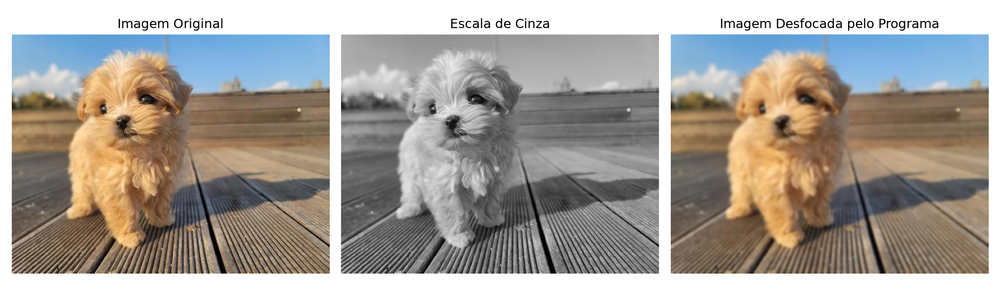
#> input picture resultados/20261111_135815_372923_223c4029_desfocada/comparacao.png, 1000 x 308 px, shrunk from 1950 x 600 before the run
$ python main.py   (older library calls are emulated)
#> lines starting #> are read from the running program, lines starting #| are printed output that depends on the picture
import cv2
import matplotlib.pyplot as plt
import numpy as np
from pathlib import Path
from datetime import datetime
from uuid import uuid4

# Caminhos
BASE_DIR = Path(__file__).resolve().parent
PASTA_RESULTADOS = BASE_DIR / "resultados"

def convert_to_grayscale(image):
    return cv2.cvtColor(image, cv2.COLOR_BGR2GRAY)

def calcular_nitidez(imagem_cinza):
    laplaciano = cv2.Laplacian(imagem_cinza, cv2.CV_64F)
    variancia = laplaciano.var()
    return float(variancia)

def calcular_luminosidade(imagem_cinza):
    return float(np.mean(imagem_cinza))

def calcular_contraste(imagem_cinza):
    return float(np.std(imagem_cinza))

def verificar_desfoque(nitidez):
    # Limiares experimentais, não universais
    if nitidez < 100:
        return "desfocada"
    elif nitidez <= 500:
        return "indeterminada"
    else:
        return "nitida"

def desfocar_imagem(image):
    # Aplica o filtro Gaussiano mantendo as cores
    imagem_desfocada = cv2.GaussianBlur(image, (9, 9), 0)
    return imagem_desfocada

def visualizar_imagens(original, cinza, processada,
                       foi_desfocada, pasta_execucao):

    original_rgb = cv2.cvtColor(
        original, cv2.COLOR_BGR2RGB
    )

    processada_rgb = cv2.cvtColor(
        processada, cv2.COLOR_BGR2RGB
    )

    if foi_desfocada:
        titulo_final = "Imagem Desfocada pelo Programa"
    else:
        titulo_final = "Imagem Mantida sem Alterações"

    fig, axes = plt.subplots(1, 3, figsize=(13, 4))

    axes[0].imshow(original_rgb)
    axes[0].set_title("Imagem Original")

    axes[1].imshow(cinza, cmap="gray", vmin=0, vmax=255)
    axes[1].set_title("Escala de Cinza")

    axes[2].imshow(processada_rgb)
    axes[2].set_title(titulo_final)

    for ax in axes:
        ax.axis("off")

    fig.tight_layout()

    fig.savefig(
        pasta_execucao / "comparacao.png",
        dpi=150
    )

    plt.show()
    plt.close(fig)

def main():
    print("=== IMAGE QUALITY ANALYZER ===")

    caminho = input("Digite o nome ou caminho da imagem: ").strip().strip('"')
#> the answer given: resultados/20261111_135815_372923_223c4029_desfocada/comparacao.png

    if not caminho:
        print("Nenhuma imagem informada.")
        return

    caminho_imagem = Path(caminho)

    # Caminhos relativos partem da pasta do main.py
    if not caminho_imagem.is_absolute():
        caminho_imagem = BASE_DIR / caminho_imagem

    image = cv2.imread(str(caminho_imagem))
#> image is the input picture: shape (308, 1000, 3); mean B, G, R 156.3, 162.9, 168.1

    if image is None:
        print("Erro: não foi possível carregar a imagem.")
        return

    print("\nImagem carregada com sucesso!")
    print("Dimensões:", image.shape)
#| Dimensões: (308, 1000, 3)

    # Análise da imagem
    imagem_cinza = convert_to_grayscale(image)
#> in convert_to_grayscale, `return cv2.cvtColor(image, cv2.COLOR_BGR2GRAY)`:
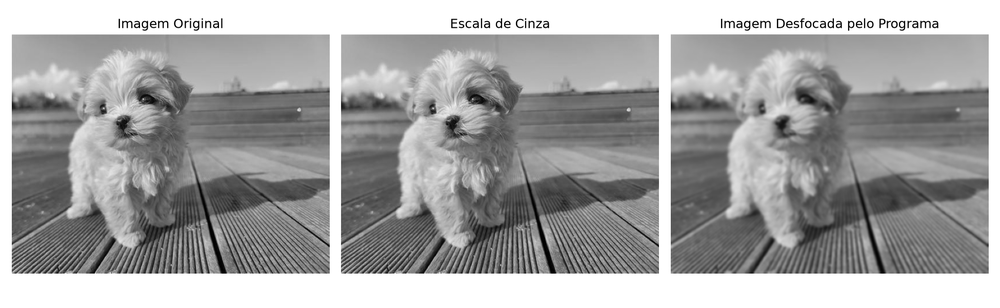
#> returned value: shape (308, 1000); min 0, max 255, mean 163.7

    nitidez_original = calcular_nitidez(imagem_cinza)
#> in calcular_nitidez, `laplaciano = cv2.Laplacian(imagem_cinza, cv2.CV_64F)`:
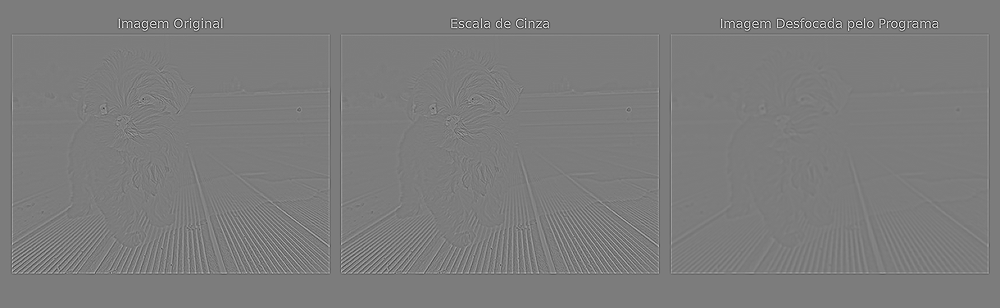
#> laplaciano: shape (308, 1000) float64; min -567, max 590, mean 0; drawn with min black and max white
#> in calcular_nitidez, `variancia = laplaciano.var()`: variancia = 1725
#> nitidez_original = 1725
    luminosidade = calcular_luminosidade(imagem_cinza)
#> luminosidade = 163.7
    contraste = calcular_contraste(imagem_cinza)
#> contraste = 64.04

    print("\n--- ANÁLISE DE QUALIDADE ---")
    print(f"Nitidez: {nitidez_original:.2f}")
#| Nitidez: 1725.04
    print(f"Luminosidade média: {luminosidade:.2f}")
#| Luminosidade média: 163.69
    print(f"Contraste: {contraste:.2f}")
#| Contraste: 64.04

    # Classifica a nitidez da imagem
    classificacao = verificar_desfoque(nitidez_original)
#> classificacao = 'nitida'

    if classificacao == "desfocada":
        print("\nImagem possivelmente já desfocada.")
        print("Nenhum desfoque adicional será aplicado.")

        imagem_processada = image.copy()
        foi_desfocada = False

    elif classificacao == "indeterminada":
        print("\nNitidez indeterminada.")
        print("Imagem mantida sem alterações.")

        imagem_processada = image.copy()
        foi_desfocada = False

    else:
        print("\nImagem possivelmente nítida.")
        print("Aplicando filtro Gaussiano...")

        imagem_processada = desfocar_imagem(image)
#> in desfocar_imagem, `imagem_desfocada = cv2.GaussianBlur(image, (9, 9), 0)`:
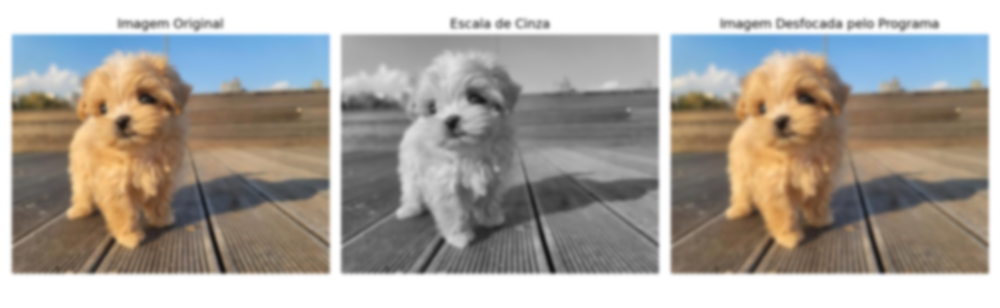
#> imagem_desfocada: shape (308, 1000, 3); mean B, G, R 156.3, 162.9, 168.1
        foi_desfocada = True

    # Calcula as métricas após o processamento
    processada_cinza = convert_to_grayscale(
        imagem_processada
    )
#> in convert_to_grayscale (call 2), `return cv2.cvtColor(image, cv2.COLOR_BGR2GRAY)`:
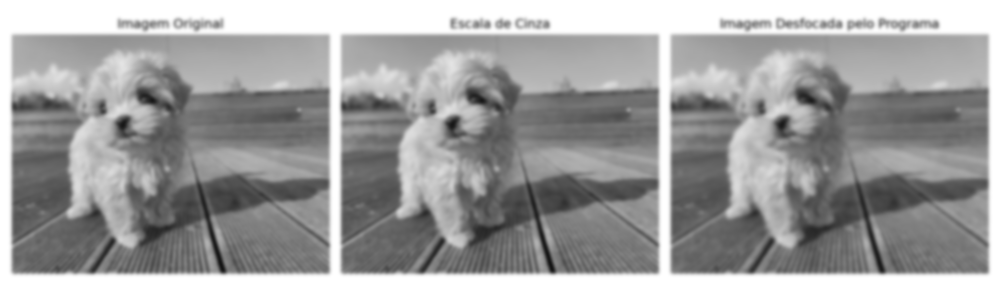
#> returned value: shape (308, 1000); min 21, max 255, mean 163.7

    nitidez_final = calcular_nitidez(processada_cinza)
#> in calcular_nitidez (call 2), `laplaciano = cv2.Laplacian(imagem_cinza, cv2.CV_64F)`:
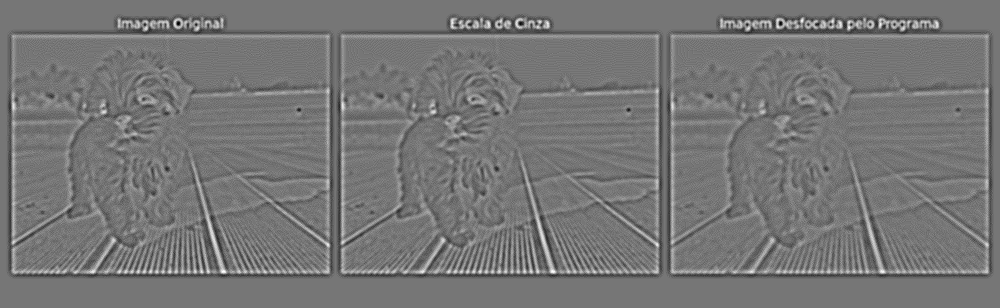
#> laplaciano: shape (308, 1000) float64; min -26, max 30, mean 0; drawn with min black and max white
#> in calcular_nitidez (call 2), `variancia = laplaciano.var()`: variancia = 14.33
#> nitidez_final = 14.33
    luminosidade_final = calcular_luminosidade(
        processada_cinza
    )
#> luminosidade_final = 163.7
    contraste_final = calcular_contraste(
        processada_cinza
    )
#> contraste_final = 60.3

    print("\n--- RESULTADOS ---")
    print(f"Classificação: {classificacao}")
#| Classificação: nitida
    print(f"Nitidez original: {nitidez_original:.2f}")
#| Nitidez original: 1725.04
    print(f"Nitidez final: {nitidez_final:.2f}")
#| Nitidez final: 14.33
    print(f"Luminosidade final: {luminosidade_final:.2f}")
#| Luminosidade final: 163.69
    print(f"Contraste final: {contraste_final:.2f}")
#| Contraste final: 60.30

    if foi_desfocada:
        operacao = "desfocada"
    else:
        operacao = "sem_alteracoes"

    # Cria uma pasta diferente para cada execução
    timestamp = datetime.now().strftime(
        "%Y%m%d_%H%M%S_%f"
    )

    identificador = uuid4().hex[:8]

    pasta_execucao = (
        PASTA_RESULTADOS /
        f"{timestamp}_{identificador}_{operacao}"
    )

    pasta_execucao.mkdir(
        parents=True, exist_ok=False
    )

    # Salva a imagem final
    cv2.imwrite(
        str(pasta_execucao / "imagem_final.png"),
        imagem_processada
    )

    # Salva a versão em escala de cinza
    cv2.imwrite(
        str(pasta_execucao / "imagem_cinza.png"),
        imagem_cinza
    )

    # Salva a comparação visual
    visualizar_imagens(
        image,
        imagem_cinza,
        imagem_processada,
        foi_desfocada,
        pasta_execucao
    )

    # Salva as métricas da execução
    with open(
        pasta_execucao / "metricas.txt",
        "w",
        encoding="utf-8"
    ) as arquivo:

        arquivo.write(f"Imagem: {caminho_imagem.name}\n")
        arquivo.write(f"Classificação: {classificacao}\n")
        arquivo.write(f"Operação: {operacao}\n")
        arquivo.write(
            "Limiares experimentais: 100 e 500\n"
        )
        arquivo.write(
            f"Nitidez original: {nitidez_original:.2f}\n"
        )
        arquivo.write(
            f"Nitidez final: {nitidez_final:.2f}\n"
        )
        arquivo.write(
            f"Luminosidade original: {luminosidade:.2f}\n"
        )
        arquivo.write(
            f"Luminosidade final: {luminosidade_final:.2f}\n"
        )
        arquivo.write(
            f"Contraste original: {contraste:.2f}\n"
        )
        arquivo.write(
            f"Contraste final: {contraste_final:.2f}\n"
        )

    print("\nArquivos salvos em:")
    print(pasta_execucao)

if __name__ == "__main__":
    main()
